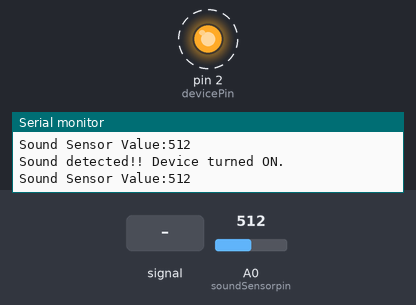
Bench run of a sketch on a simulated Arduino Uno, built with avr-gcc and run on an emulated ATmega328P. Shown: output pins drawn as LEDs (lit = HIGH), the last lines printed to the serial monitor. Dashed ring = blinking. The inputs (shaded band) are chosen by the test bench; at power-on: A0 (soundSensorpin) = 512.

Above: at 1.11 s.
1.3 s: A0 (soundSensorpin) fed a 200 Hz sine of ±81 counts around its level
4.3 s: A0 (soundSensorpin) set to 490
At 4.3 s:
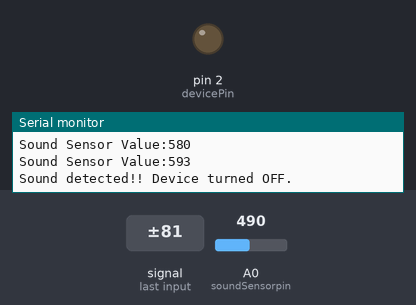
7.3 s: A0 (soundSensorpin) set to 510
At 7.41 s:
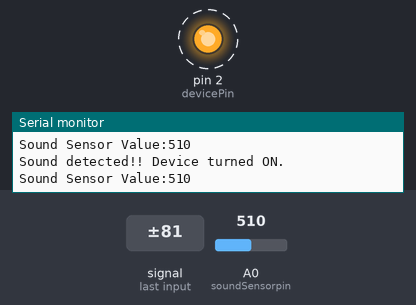
10.3 s: A0 (soundSensorpin) set to 306
At 10.3 s:
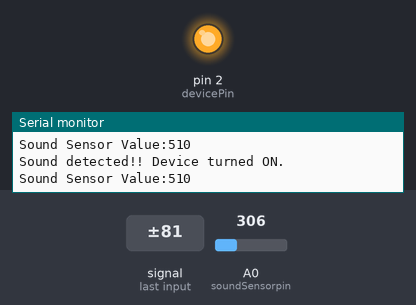
11.8 s: A0 (soundSensorpin) fed a 1000 Hz sine of ±255 counts around its level
At 12.19 s:
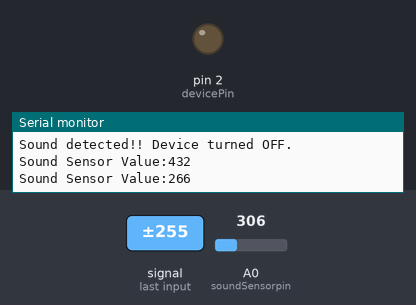
14.8 s: A0 (soundSensorpin) fed a 2 Hz sine of ±306 counts around its level
Timing chart, 0 to 18.8 s (numbered marks = the images above; inputs shaded):
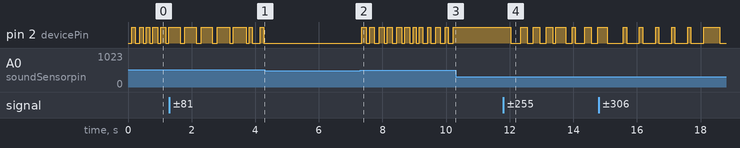

The sketch:

smart_switch_with_sound_sensor.ino
```cpp
// define the analog pin where the sound sensor's analog input is collected
const int soundSensorpin = A0;

//define the pin where the output or tobe controlled device is put
const int devicePin = 2;

/*
 defin a threshold for sound detection.
 this value vary depending on your sensor and environment.
 you might need to ajust based on your sensor readings in the serial monitor
 */
 const int soundThreshold = 500;//adjustable according to your sensor noise level

 //variable to keep track of the device's current state in boolean (true = ON, false = OFF)
 bool deviceState = false;

 //variable to store the last time the device toggle or change state
 unsigned long lastToggleTime = 0;

 //debounce delay prevents the rapid toggling from continuous sound
 //this means the device will wait for some time befor toggling again
 const unsigned long debounceDelay = 100;//1 secon in milliseconds & you can change to a desired value

void setup() {
  // initialise serial communication for debuging and monitoring sensor values
  Serial.begin(9600);
  Serial.println("Arduino Sound Sensor Device Controle");

  //set the device pin
  pinMode(devicePin, OUTPUT);

  //initially turn device OFF
  digitalWrite(devicePin, LOW);
  Serial.println("Device is initialy oFF.");

}

void loop() {
  // read the value from the sound sensor at A0
  int soundValue = analogRead(soundSensorpin);

  // print the raw sensor value you see on the serial monitor for calibration/debugging
  Serial.print("Sound Sensor Value:");
  Serial.println(soundValue);

  //check if the sound value exceeds the threshold value(noise value) and if enough time has passed since the last
  //toggle
    if (soundValue > soundThreshold && (millis() - lastToggleTime > debounceDelay))
     {
      //a sound was detected above threshold value, and  it's time to toggle the device
      //to toggle device state
      deviceState = !deviceState;

      //update the state of the device
      if(deviceState) {
        digitalWrite(devicePin, HIGH);//turn on
        Serial.println("Sound detected!! Device turned ON.");
      } else {
        digitalWrite(devicePin, LOW);//turn off
        Serial.println("Sound detected!! Device turned OFF.");
      }

      //record the time of this toggle
      lastToggleTime = millis();
     }

     /*
     a delay to prevent the loop from running too fast,
     which can make the serial output onreadable and consume unnecessary power.
     */
    delay(50);

}
```

Measured:
- the behaviour switches between 501 and 500 on A0 (soundSensorpin) (found by bisection; images 0 and 1)
- after the input at 4.3 s, pin 2 (devicePin): stops changing and stays LOW
- after the input at 7.3 s, pin 2 (devicePin): alternates HIGH for 0.15 s and LOW for 0.15 s, starting at once
- after the input at 10.3 s, pin 2 (devicePin): stops changing and stays HIGH
- after the input at 11.8 s, pin 2 (devicePin): HIGH → LOW after 0.24 s, → HIGH 0.30 s later, → LOW 0.20 s later, → HIGH 0.20 s later, … (14 changes in this stretch)
